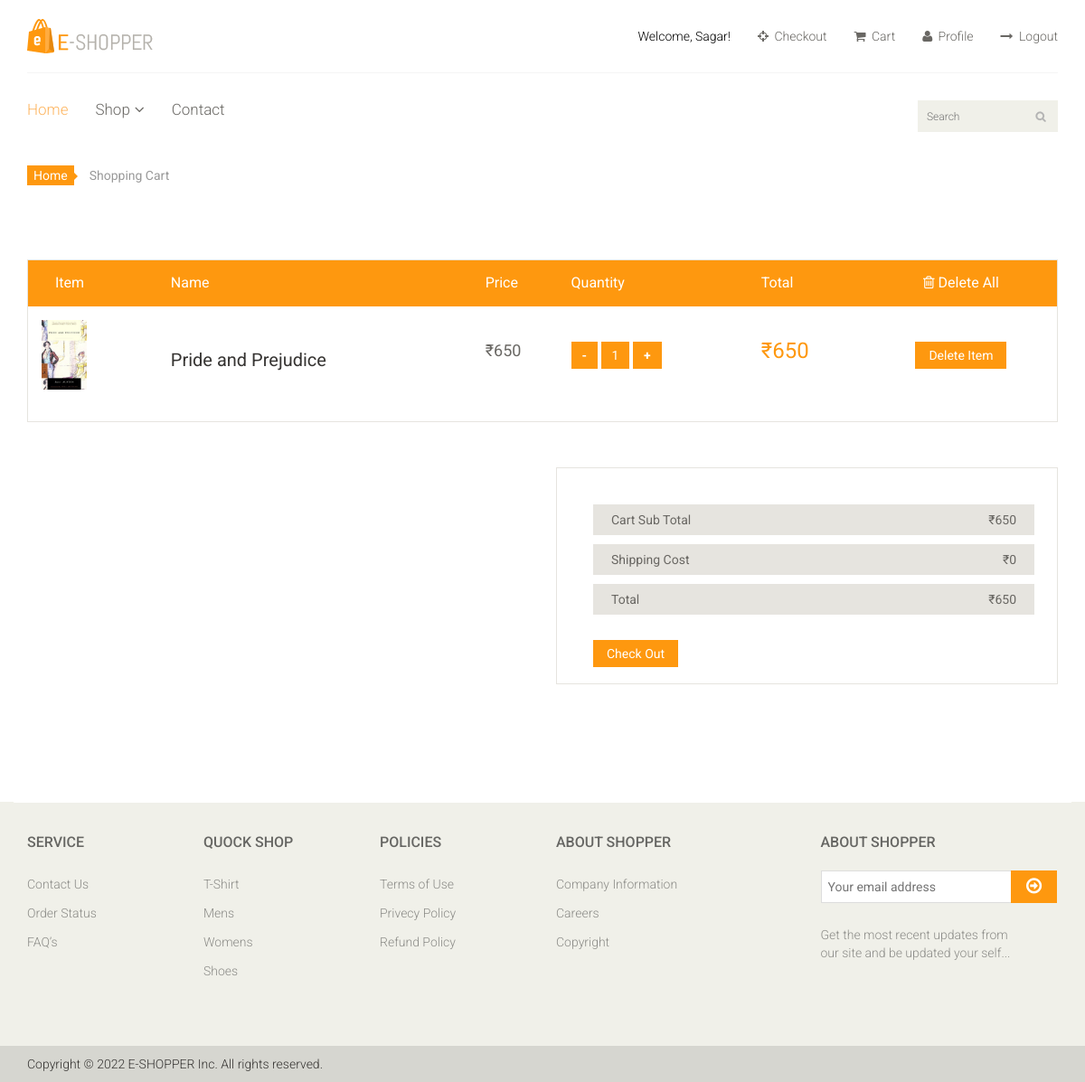
Page /cart/usercart (signed in) on the committed database.
### cart_app/models.py (models this page shows, shortened)
class CartItemModel(models.Model):
    user = models.ForeignKey(User,on_delete=models.CASCADE)
    product = models.ForeignKey(ProductModel,on_delete=models.CASCADE)
    quantity = models.PositiveIntegerField(default=1)
    def subtotal(self):
        return self.product.ProductPrice * self.quantity

### product_app/models.py (models this page shows, shortened)
class ProductModel(models.Model):
    ProductName = models.CharField(max_length=100)
    ProductImage = models.ImageField(blank=True,upload_to='product/')
    category = models.ForeignKey(CategoryModel,on_delete=models.CASCADE)
    subcategory = models.ForeignKey(SubCategoryModel,on_delete=models.CASCADE)
    brandName = models.CharField(max_length=100)
    ProductPrice =models.IntegerField()
    sellerName = models.CharField(max_length=100)
    ProductDetail = models.TextField()
    slug = models.SlugField(unique=True, max_length=100, blank=True, editable=False)

### cart_app/views.py (the view)
# urls.py: path('usercart', cartView, name='cart'),
@login_required
def cartView(request):
    user = request.user
    try:
        cart = CartModel.objects.get(user=user)
    except CartModel.DoesNotExist:
        cart = CartModel.objects.create(user=user)
    cart_item = cart.items.all()
    cart_total = sum(item.subtotal() for item in cart_item)
    shipping_cost = 0
    context = {
        'cart_items':cart_item,
        'cart': cart,
        'cart_total':cart_total,
        'shipping_cost':shipping_cost
    }
    return render(request,'cart_app/cart.html',context)

### cart_app/templates/cart_app/cart.html (shortened to what this page needs)
{% extends 'base_app/base.html' %}
{% load static %}
{% block content %}
<section id="cart_items">
    <div class="container">
        <div class="breadcrumbs">
            <ol class="breadcrumb">
                <li><a href="#">Home</a></li>
                <li class="active">Shopping Cart</li>
            </ol>
        </div>
        <div class="table-responsive cart_info">
            <table class="table table-condensed">
                <thead>
                    <tr class="cart_menu">
                        <td class="image">Item</td>
                        <td class="description">Name</td>
                        <td class="price">Price</td>
                        <td class="quantity">Quantity</td>
                        <td class="total">Total</td>
                        <td class="total" style="text-align:center;">
                            <a href="{% url 'cart_app:clear_cart' %}" style="color:white; text-align:right;"
                                onmouseover="this.style.color='#333'" onmouseout="this.style.color='white'">
                                <i class="fa fa-trash-o"></i> Delete All
                            </a>
                        </td>
                    </tr>
                </thead>
                <tbody>
                    {% if cart_items %}
                    {% for cart_item in cart_items %}
                    <tr>
                        <td class="cart_product" style="margin:10px;">
                            <a href="{% url 'product_app:productdetail' cart_item.product.slug %}"><img
                                    src="{{ cart_item.product.ProductImage.url }}"
                                    alt="{{ cart_item.product.ProductName }}" width="50"></a>
                        </td>
                        <td class="cart_description" style="white-space: normal;">
                            <h4><a href="{% url 'product_app:productdetail' cart_item.product.slug %}">
                                {{cart_item.product.ProductName}}</a></h4>
                        </td>
                        <td class="cart_price">
                            <p>₹{{ cart_item.product.ProductPrice }}</p>
                        </td>
                        <td class="cart_quantity">
                            <div class="btn1" style="display: inline;">
                                <a class="mainusbtn" href="{% url 'cart_app:decrement_cart_quantity' cart_item.id %}">-</a>
                                <a class="mainbtn" href="#">{{cart_item.quantity}}</a>
                                <a class="plusbtn" href="{% url 'cart_app:increment_cart_quantity' cart_item.id %}">+</a>
                            </div>
                        </td>
                        <td class="cart_total">
                            <p class="cart_total_price">₹{{ cart_item.subtotal }}</p>
                        </td>
                        <td style="margin-right:2%;text-align:center;">
                            <a class="btn btn-default update" style="margin:0px;" href="{% url 'cart_app:delete_cart_item' cart_item.id %}">Delete Item</a>
                        </td>
                    </tr>
                    {% endfor %}
                    {% endif %}
                </tbody>
            </table>
        </div>
    </div>
</section>
{% if cart_items %}
<section id="do_action">
    <div class="container">
        <div class="row">
            <div class="col-sm-6">
            </div>
            <div class="col-sm-6">
                <div class="total_area">
                    <ul>
                        <li>Cart Sub Total <span>₹{{ cart_total }}</span></li>
                        <li>Shipping Cost <span>₹{{shipping_cost}}</span></li>
                        <li>Total <span>₹{{ cart_total|add:shipping_cost }}</span></li>
                    </ul>
                    <a class="btn btn-default update" href="{% url 'cart_app:checkout' %}">Check Out</a>
                </div>
            </div>
        </div>
    </div>
</section>
{% endif %}
{% endblock content %}

### base_app/templates/base_app/base.html (shortened to what this page needs)
{% load static %}
<!DOCTYPE html>
<html lang="en">
<head>
    <link href="{% static 'css/bootstrap.min.css' %}" rel="stylesheet" type="text/css">
    <link href="{% static 'css/font-awesome.min.css' %}" rel="stylesheet" type="text/css">
    <link href="{% static 'css/prettyPhoto.css' %}" rel="stylesheet" type="text/css">
    <link href="{% static 'css/price-range.css' %}" rel="stylesheet" type="text/css">
    <link href="{% static 'css/animate.css' %}" rel="stylesheet" type="text/css">
	<link href="{% static 'css/main.css' %}" rel="stylesheet" type="text/css">
	<link href="{% static 'css/responsive.css' %}" rel="stylesheet" type="text/css">
</head>
<body>
	<header id="header">
		<div class="header-middle">
			<div class="container">
				<div class="row">
					<div class="col-sm-4">
						<div class="logo pull-left">
							<a href="#"><img src="{% static 'images/home/logo.png' %}" alt="" /></a>
						</div>
					</div>
					<div class="col-sm-8">
						<div class="shop-menu pull-right">
							<ul class="nav navbar-nav">
								{% if user.is_authenticated %}
								<li><a href="#" style="pointer-events: none;"><p style="color:black;">Welcome, {{ user.username |capfirst }}!</p></a></li>
								<li><a href="{% url 'cart_app:checkout' %}"><i class="fa fa-crosshairs"></i> Checkout</a></li>
								<li><a href="{% url 'cart_app:cart' %}"><i class="fa fa-shopping-cart"></i> Cart</a></li>
								<li><a href="{% url 'user_app:profile' %}"><i class="fa fa-user"></i> Profile</a></li>
								<li><a href="{% url 'user_app:logouthandle' %}"><i class="fa fa-long-arrow-right"></i> Logout</a></li>
								{% else %}
								<li><a href="#cart.html"><i class="fa fa-shopping-cart"></i> Cart</a></li>
								<li><a href="{% url 'user_app:signup' %}"><i class="fa fa-sign-in"></i> Sign up</a></li>
								<li><a href="{% url 'user_app:login' %}"><i class="fa fa-lock"></i> Login</a></li>
								{% endif %}
							</ul>
						</div>
					</div>
				</div>
			</div>
		</div>
		<div class="header-bottom">
			<div class="container">
				<div class="row">
					<div class="col-sm-9">
						<div class="mainmenu pull-left">
							<ul class="nav navbar-nav collapse navbar-collapse">
								<li><a href="{% url 'home' %}" class="active">Home</a></li>
								<li class="dropdown"><a href="#">Shop<i class="fa fa-angle-down"></i></a>
                                </li>
								<li><a href="#contact-us.html">Contact</a></li>
							</ul>
						</div>
					</div>
					<div class="col-sm-3">
						<div class="search_box pull-right">
							<input type="text" placeholder="Search"/>
						</div>
					</div>
				</div>
			</div>
		</div>
	</header>
	{% block content%}
	{% endblock %}
	<footer id="footer">
		<div class="footer-widget">
			<div class="container">
				<div class="row">
					<div class="col-sm-2">
						<div class="single-widget">
							<h2>Service</h2>
							<ul class="nav nav-pills nav-stacked">
								<li><a href="#">Contact Us</a></li>
								<li><a href="#">Order Status</a></li>
								<li><a href="#">FAQ’s</a></li>
							</ul>
						</div>
					</div>
					<div class="col-sm-2">
						<div class="single-widget">
							<h2>Quock Shop</h2>
							<ul class="nav nav-pills nav-stacked">
								<li><a href="#">T-Shirt</a></li>
								<li><a href="#">Mens</a></li>
								<li><a href="#">Womens</a></li>
								<li><a href="#">Shoes</a></li>
							</ul>
						</div>
					</div>
					<div class="col-sm-2">
						<div class="single-widget">
							<h2>Policies</h2>
							<ul class="nav nav-pills nav-stacked">
								<li><a href="#">Terms of Use</a></li>
								<li><a href="#">Privecy Policy</a></li>
								<li><a href="#">Refund Policy</a></li>
							</ul>
						</div>
					</div>
					<div class="col-sm-2">
						<div class="single-widget">
							<h2>About Shopper</h2>
							<ul class="nav nav-pills nav-stacked">
								<li><a href="#">Company Information</a></li>
								<li><a href="#">Careers</a></li>
								<li><a href="#">Copyright</a></li>
							</ul>
						</div>
					</div>
					<div class="col-sm-3 col-sm-offset-1">
						<div class="single-widget">
							<h2>About Shopper</h2>
							<form action="#" class="searchform">
								<input type="text" placeholder="Your email address" />
								<button type="submit" class="btn btn-default"><i class="fa fa-arrow-circle-o-right"></i></button>
								<p>Get the most recent updates from <br />our site and be updated your self...</p>
							</form>
						</div>
					</div>
				</div>
			</div>
		</div>
		<div class="footer-bottom">
			<div class="container">
				<div class="row">
					<p class="pull-left">Copyright © 2022 E-SHOPPER Inc. All rights reserved.</p>
				</div>
			</div>
		</div>
	</footer>
</body>
</html>

### rows in the picture
CartItemModel: product.ProductImage (picture), product.ProductName "Pride and Prejudice", product.ProductPrice "650", quantity "1", subtotal "650"

### other values in the picture
{{ user.username |capfirst }} "Sagar"
{{ cart_total }} "650"
{{ shipping_cost }} "0"
{{ cart_total|add:shipping_cost }} "650"
